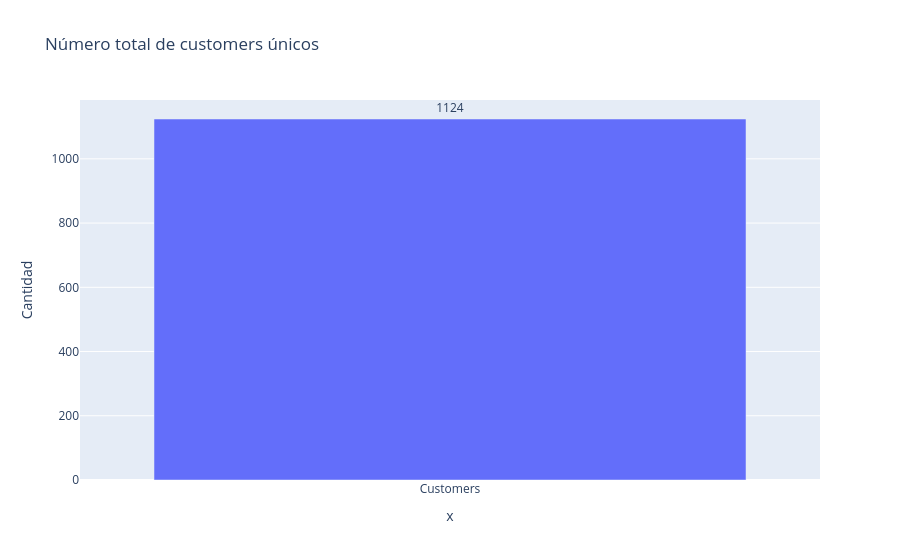

Notebook source saved alongside this figure:
### Code cell
fig = px.bar(x=["Customers"], y=[clients],
             text=[clients],
             title="Número total de customers únicos")
fig.update_traces(textposition="outside")
fig.update_layout(yaxis_title="Cantidad")
fig.show()

### Figure 1 — Plotly figure (JSON) as saved in the notebook; plotly's stock layout.template omitted (floating-point values rounded to 4 significant figures)
{"data": [{"hovertemplate": "x=%{x}<br>y=%{y}<br>text=%{text}<extra></extra>", "legendgroup": "", "marker": {"color": "#636efa", "pattern": {"shape": ""}}, "name": "", "orientation": "v", "showlegend": false, "text": [1124.0], "textposition": "outside", "type": "bar", "x": ["Customers"], "xaxis": "x", "y": [1124], "yaxis": "y"}], "layout": {"barmode": "relative", "legend": {"tracegroupgap": 0}, "title": {"text": "Número total de customers únicos"}, "xaxis": {"anchor": "y", "domain": [0, 1], "title": {"text": "x"}}, "yaxis": {"anchor": "x", "domain": [0, 1], "title": {"text": "Cantidad"}}}}
